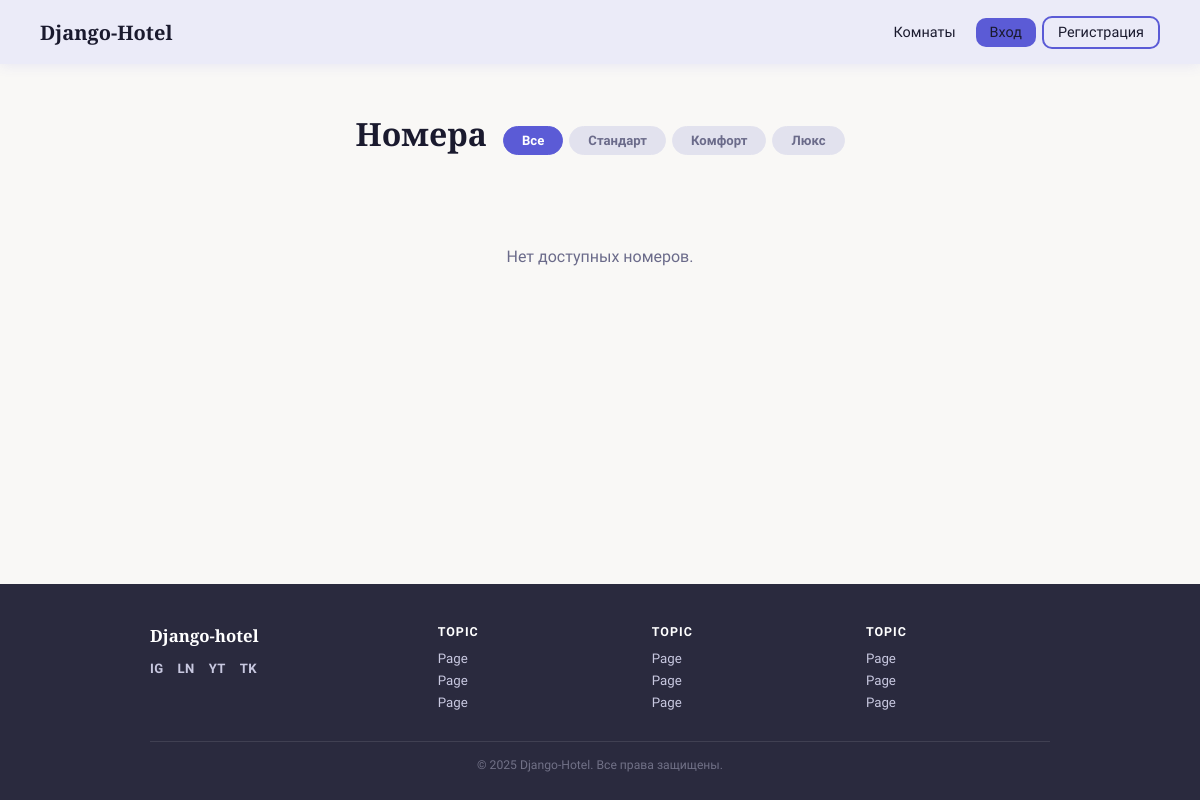
Page /rooms/ on the earlier database version.
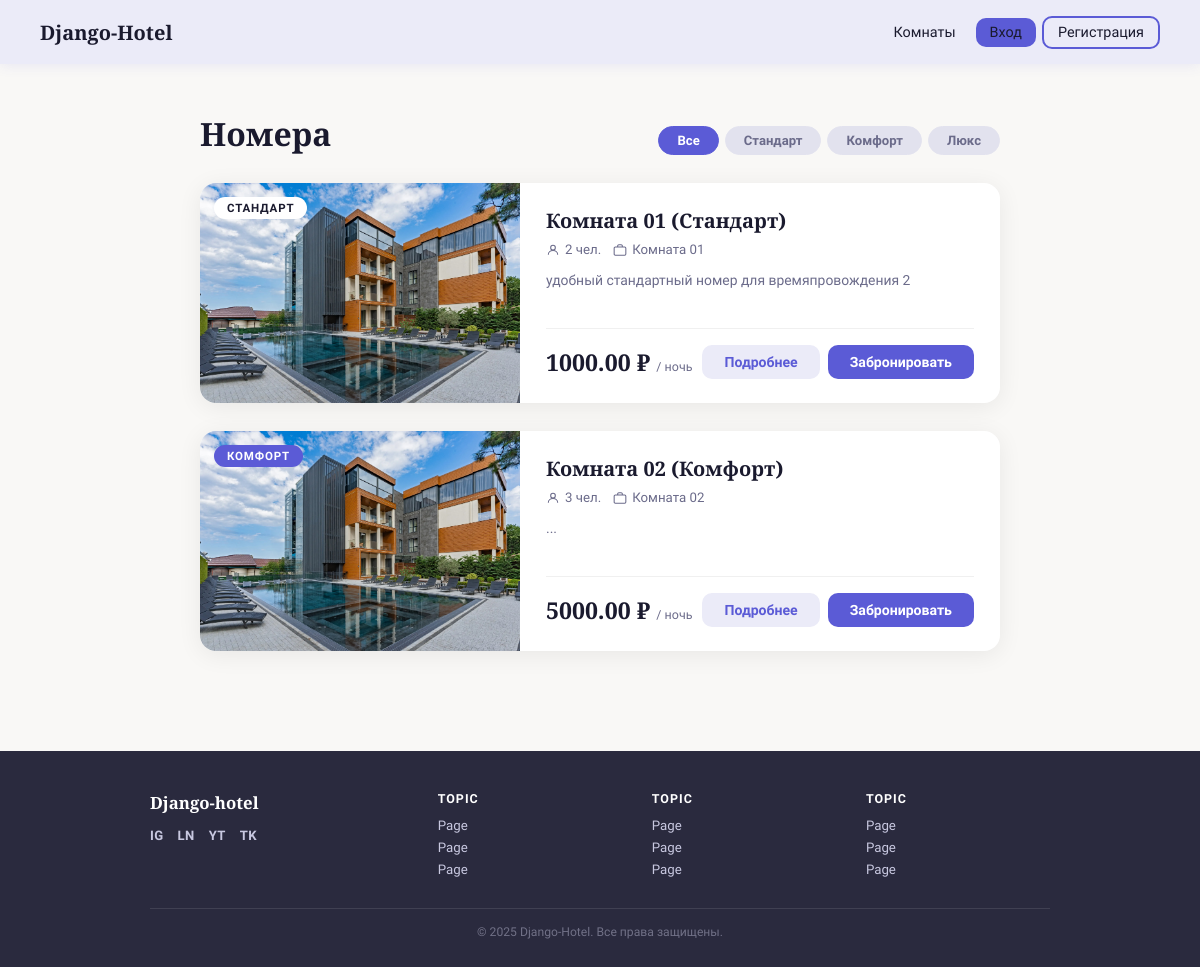
Same page on the later database version.
### rooms/models.py (models this page shows)
class Room(models.Model):
    ROOM_TYPE_CHOICES = [
        ('standard', 'Стандарт'),
        ('comfort', 'Комфорт'),
        ('lux', 'Люкс'),
    ]
    number = models.CharField(
        'Номер комнаты',
        max_length=10,
        unique=True
    )
    room_type = models.CharField(
        'Тип комнаты',
        max_length=20,
        choices=ROOM_TYPE_CHOICES,
        default='standard',
    )
    price_per_night = models.DecimalField(
        'Цена за ночь',
        max_digits=10,
        decimal_places=2,
    )
    capacity = models.PositiveIntegerField(
        'Вместимость',
        default=1,
    )
    description = models.TextField(
        'Описание',
        blank=True,
    )
    is_available = models.BooleanField(
        'Доступен для бронирования',
        default=True
    )
    created_at = models.DateTimeField(
        'Дата создания',
        auto_now_add=True,
    )
    images = models.ImageField(
        default=None,
    )
    class Meta:
        verbose_name = 'Комната'
        verbose_name_plural = 'Комнаты'
        ordering = ['number']
    def __str__(self):
        return f'Комната {self.number} ({self.get_room_type_display()})'

### rooms/views.py (the view)
# urls.py: path('', views.room_list, name='room_list'),
def room_list(request):
    rooms = Room.objects.filter(is_available=True)
    return render(request, 'rooms/room_list.html', {
        'rooms': rooms,
    })

### templates/rooms/room_list.html (shortened to what this page needs)
{% extends "base.html" %}
{% load static %}
{% block content %}
<div class="rooms-page">
  <div class="rooms-header">
    <h1>Номера</h1>
    <div class="type-filters">
      <button class="type-btn active" onclick="filterRooms('all', this)">Все</button>
      <button class="type-btn" onclick="filterRooms('standard', this)">Стандарт</button>
      <button class="type-btn" onclick="filterRooms('comfort', this)">Комфорт</button>
      <button class="type-btn" onclick="filterRooms('lux', this)">Люкс</button>
    </div>
  </div>
  {% for room in rooms %}
  <div class="room-card" data-type="{{ room.room_type }}">
    <div class="room-img-wrap">
      <span class="room-type-badge badge-{{ room.room_type }}">
        {{ room.get_room_type_display }}
      </span>
      {% if room.images %}
        <img src="{{ room.images.url }}" alt="{{ room }}"/>
      {% else %}
        <img src="{% static 'image/index.jpeg' %}" alt="{{ room }}"/>
      {% endif %}
    </div>
    <div class="room-info">
      <div>
        <h2>{{ room }}</h2>
        <div class="room-attrs">
          <span>
            <svg width="14" height="14" viewBox="0 0 24 24" fill="none" stroke="currentColor" stroke-width="1.8">
              <circle cx="12" cy="8" r="4"/><path d="M4 20c0-4 3.6-7 8-7s8 3 8 7"/>
            </svg>
            {{ room.capacity }} чел.
          </span>
          <span>
            <svg width="14" height="14" viewBox="0 0 24 24" fill="none" stroke="currentColor" stroke-width="1.8">
              <rect x="2" y="7" width="20" height="14" rx="2"/>
              <path d="M16 7V5a2 2 0 0 0-2-2h-4a2 2 0 0 0-2 2v2"/>
            </svg>
            Комната {{ room.number }}
          </span>
        </div>
        {% if room.description %}
          <p class="room-desc">{{ room.description }}</p>
        {% endif %}
      </div>
      <div class="room-footer">
        <div class="room-price">
          {{ room.price_per_night }} ₽ <small>/ ночь</small>
        </div>
        <div style="display:flex; gap:8px; flex-wrap:wrap;">
          <a href="{% url 'room_detail' room.id %}" class="btn-detail">Подробнее</a>
          {% if room.is_available %}
            <a href="{% url 'create_booking' room.id %}" class="btn-book">Забронировать</a>
          {% else %}
            <span class="btn-unavailable">Недоступен</span>
          {% endif %}
        </div>
      </div>
    </div>
  </div>
  {% empty %}
  <div class="empty-state">
    <p>Нет доступных номеров.</p>
  </div>
  {% endfor %}
</div>
{% endblock %}

### templates/base.html (shortened to what this page needs)
<!DOCTYPE html>
<html lang="ru">
<head>
</head>
<body>
  <nav>
    <a href="{% url 'home' %}" class="nav-logo">Django-Hotel</a>
    <div class="nav-links">
      {% if user.is_authenticated %}
        <a href="{% url 'profile' %}">Профиль</a>
        <a href="{% url 'room_list' %}">Комнаты</a>
        <a href="{% url 'my_bookings' %}">Мои брони</a>
        <a href="{% url 'logout' %}" class="btn btn-solid">Выйти</a>
      {% else %}
        <a href="{% url 'room_list' %}">Комнаты</a>
        <a href="{% url 'login' %}" class="btn btn-solid">Вход</a>
        <a href="{% url 'register' %}" class="btn btn-outline">Регистрация</a>
      {% endif %}
    </div>
  </nav>
  {% block content %}{% endblock %}
  <footer>
    <div class="footer-inner">
      <div>
        <div class="footer-brand">Django-hotel</div>
        <div class="social-icons">
          <a href="#" title="Instagram">IG</a>
          <a href="#" title="LinkedIn">LN</a>
          <a href="#" title="YouTube">YT</a>
          <a href="#" title="TikTok">TK</a>
        </div>
      </div>
      <div class="footer-col">
        <h4>Topic</h4>
        <a href="#">Page</a>
        <a href="#">Page</a>
        <a href="#">Page</a>
      </div>
      <div class="footer-col">
        <h4>Topic</h4>
        <a href="#">Page</a>
        <a href="#">Page</a>
        <a href="#">Page</a>
      </div>
      <div class="footer-col">
        <h4>Topic</h4>
        <a href="#">Page</a>
        <a href="#">Page</a>
        <a href="#">Page</a>
      </div>
    </div>
    <div class="footer-bottom">© 2025 Django-Hotel. Все права защищены.</div>
  </footer>
</body>
</html>

### templates/base.html (style rules this page uses)
*, *::before, *::after { box-sizing: border-box; margin: 0; padding: 0; }
:root { --accent: #5b5bd6; --bg: #f9f8f6; --text: #1a1a2e; --muted: #6b6b8a; --nav-bg: #ebebf8; --footer-bg: #2a2a3e; --footer-text: #c8c8e0; --input-bg: #e2e2ee; --radius: 10px; }
body { font-family: 'Raleway', sans-serif; background: var(--bg); color: var(--text); min-height: 100vh; display: flex; flex-direction: column; }
nav { background: var(--nav-bg); display: flex; align-items: center; justify-content: space-between; padding: 0 40px; height: 64px; position: sticky; top: 0; z-index: 100; box-shadow: 0 2px 12px rgba(91,91,214,.10); }
.nav-logo { font-family: 'Playfair Display', serif; font-size: 1.25rem; font-weight: 700; color: var(--text); text-decoration: none; }
.nav-links { display: flex; align-items: center; gap: 6px; }
.nav-links a { color: var(--text); text-decoration: none; font-size: .9rem; font-weight: 500; padding: 6px 14px; border-radius: var(--radius); transition: background .2s; }
.btn { display: inline-block; padding: 8px 18px; border-radius: var(--radius); font-family: 'Raleway', sans-serif; font-size: .88rem; font-weight: 600; cursor: pointer; text-decoration: none; transition: opacity .2s, transform .15s; }
.btn-solid { background: var(--accent); color: #fff; border: none; }
.btn-outline { background: transparent; color: var(--accent); border: 2px solid var(--accent); }
footer { background: var(--footer-bg); color: var(--footer-text); padding: 40px 40px 28px; margin-top: auto; }
.footer-inner { max-width: 900px; margin: 0 auto; display: grid; grid-template-columns: 1.4fr 1fr 1fr 1fr; gap: 30px; }
.footer-brand { font-family: 'Playfair Display', serif; font-size: 1.05rem; color: #fff; font-weight: 700; margin-bottom: 14px; }
.social-icons { display: flex; gap: 14px; margin-top: 4px; }
.social-icons a { color: var(--footer-text); text-decoration: none; font-size: .82rem; font-weight: 600; letter-spacing: .03em; transition: color .2s; }
.footer-col h4 { font-size: .78rem; font-weight: 700; letter-spacing: .08em; text-transform: uppercase; color: #fff; margin-bottom: 12px; }
.footer-col a { display: block; font-size: .83rem; color: var(--footer-text); text-decoration: none; margin-bottom: 7px; transition: color .2s; }
.footer-bottom { max-width: 900px; margin: 24px auto 0; padding-top: 16px; border-top: 1px solid rgba(255,255,255,.1); font-size: .76rem; color: rgba(200,200,224,.45); text-align: center; }

Differences in the rows shown:
added Room: room_type "СТАНДАРТ", images (picture), number+room_type "Комната 01 (Стандарт)", capacity "2", number "01", description "удобный стандартный номер для времяпровождения 2", price_per_night "1000.00", is_available "Забронировать"
added Room: room_type "КОМФОРТ", images (picture), number+room_type "Комната 02 (Комфорт)", capacity "3", number "02", description "...", price_per_night "5000.00", is_available "Забронировать"
Other differences:
text no longer shown: "Нет доступных номеров."
